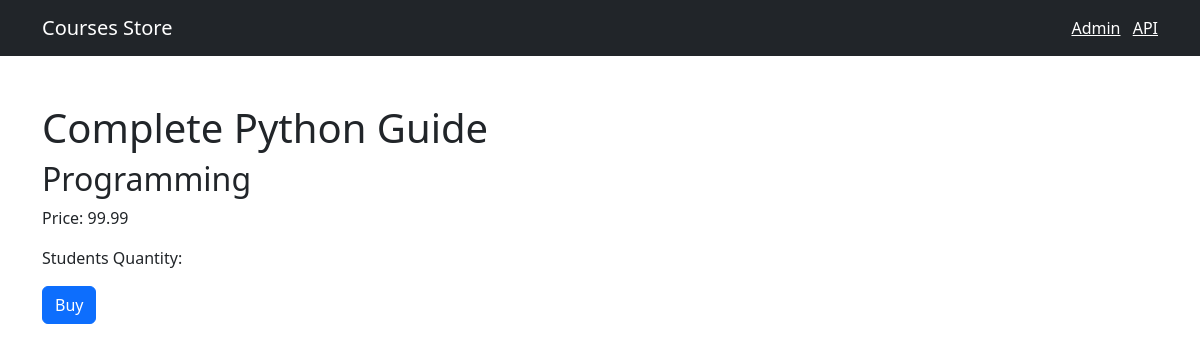
The page /1 on the database its author committed.
### store/models.py (models this page shows, shortened)
class Course(models.Model):
    title = models.CharField(max_length=300)
    price = models.FloatField()
    student_qty = models.IntegerField()
    review_qry = models.IntegerField()
    category = models.ForeignKey(Category, on_delete=models.CASCADE)
    created_at = models.DateTimeField(default=timezone.now)

class Category(models.Model):
    title = models.CharField(max_length=255)
    created_at = models.DateTimeField(default=timezone.now)
    def __str__(self):
        return self.title

### store/views.py (the view)
# urls.py: path('<int:course_id>', views.single_course, name='single_course')
def single_course(request, course_id):
    course = get_object_or_404(Course, pk=course_id)
    return render(request, 'store/single_course.html', {'course': course})

### templates/store/single_course.html (shortened to what this page needs)
{% extends 'base.html'%}
{% block content %}
<h1 class="mt-5"> {{ course.title }} </h1>
<h2> {{ course.category }} </h2>
<p>Price: {{ course.price }} </p>
<p>Students Quantity: {{ course.students_qty }} </p>
<b class="btn btn-primary">Buy</b>
{% endblock %}

### rows shown on the page
Course: title "Complete Python Guide", category "Programming", price "99.99"
